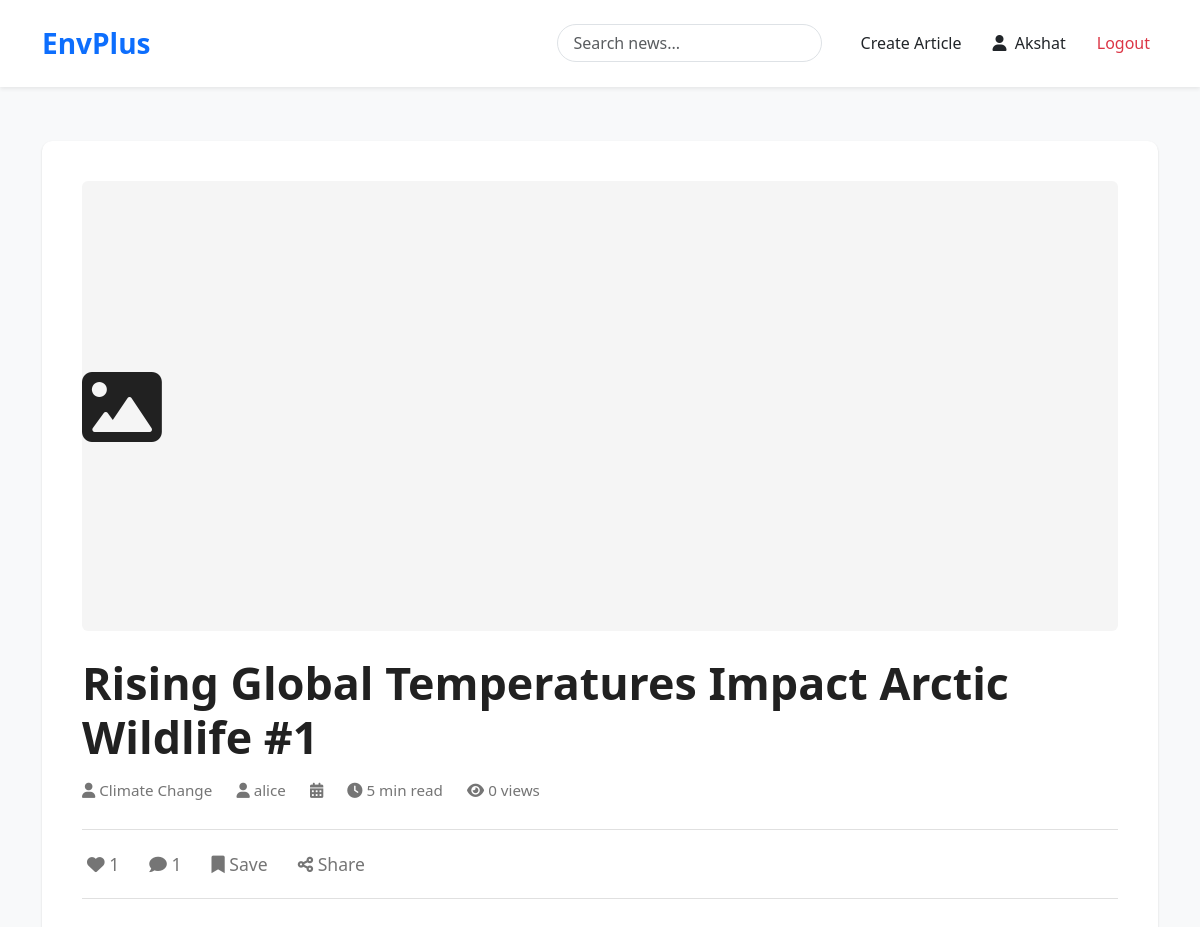
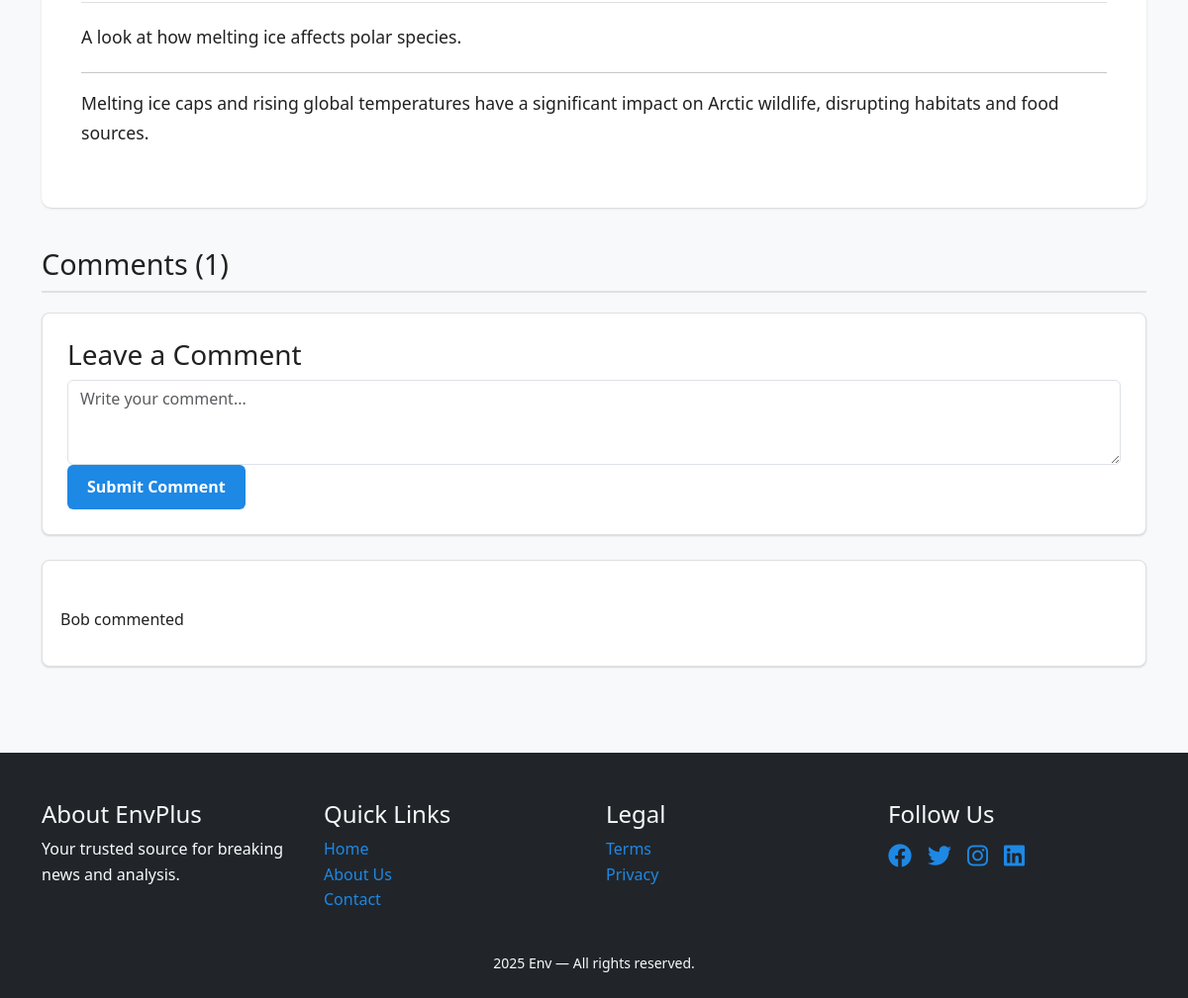
/news/article/14/ (signed in), run on the app's committed database (2 pictures, top to bottom).
### newsfeed/models.py (models this page shows, shortened)
class User(AbstractUser):
    SECURITY_QUESTIONS = [
        ("pet", "What is your first pet's name?"),
        ("school", "What was your high school name?"),
        ("city", "In what city were you born?"),
        ("nickname", "What was your childhood nickname?"),
    ]
    bio = models.TextField(max_length=500, blank=True)
    is_admin = models.BooleanField(default=False)
    is_author = models.BooleanField(default=False)
    member_since = models.DateTimeField(auto_now_add=True)
    last_login_count = models.IntegerField(default=0)
    security_question = models.CharField(max_length=100, choices=SECURITY_QUESTIONS, null=True, blank=True)
    security_answer_hash = models.CharField(max_length=255, null=True, blank=True)
    def can_manage_articles(self):
        return self.is_admin or self.is_staff or self.is_author

class TimestampedModel(models.Model):
    created_at = models.DateTimeField(auto_now_add=True, null=False)
    updated_at = models.DateTimeField(auto_now=True, null=False)
    class Meta:
        abstract = True

class Article(TimestampedModel):
    title = models.CharField(max_length=200)
    description = models.TextField()
    content = models.TextField()
    author = models.ForeignKey(User, on_delete=models.CASCADE, related_name='articles')
    category = models.ForeignKey(Category, on_delete=models.SET_NULL, null=True, related_name='articles')
    image = models.ImageField(upload_to='articles/', null=True, blank=True)
    read_time = models.IntegerField()
    views = models.IntegerField(default=0)
    is_published = models.BooleanField(default=True)
    def total_likes(self):
        return self.likes.count()
    def total_comments(self):
        return self.comments.count()

class Category(TimestampedModel):
    name = models.CharField(max_length=100, unique=True)
    description = models.TextField(blank=True)

class Comment(TimestampedModel):
    user = models.ForeignKey(User, on_delete=models.CASCADE, related_name='comments')
    article = models.ForeignKey(Article, on_delete=models.CASCADE, related_name='comments')
    content = models.TextField()
    class Meta:
        ordering = ['-created_at']

### newsfeed/views.py (the view)
# urls.py: path('article/<int:article_id>/', views.IndividualArticleDetailView.as_view(), name='article_detail'),
class IndividualArticleDetailView(APIView):
    def get(self, request, article_id):
        try:
            article= Article.objects.get(id=article_id)
            response={
                'article_detail':ArticleSerializer(article).data
            }
            if request.user.is_authenticated:
                user_liked_article=Like.objects.filter(article__id=article_id)
                user_commented_article=Comment.objects.filter(article__id=article_id)
                response["article_like_detail"]=LikeSerializer(user_liked_article,many=True).data
                response["article_comment_detail"]=CommentSerializer(user_commented_article,many=True).data
            if request.user == article.author:
                print("YYYYYYYYYYYYYYYYY")
                response["edit_permission"]=True
            print("Resppnse is ::", response)
            return render(request, 'newsfeed/articledetail.html', response)
        except Article.DoesNotExist:
            return redirect('home')

### newsfeed/serializers.py (called while the page is built)
    def get_like_count(self, obj):
        return obj.total_likes()

    def get_comment_count(self, obj):
        return obj.total_comments()

### newsfeed/templates/newsfeed/articledetail.html (shortened to what this page needs)
{% extends 'newsfeed/base.html' %}
{% load static %}
{% block content %}
<div class="article-detail-page">
    <article class="full-article">
        {% if article_detail.image %}
            <img src="{{ article_detail.image }}" alt="{{ article_detail.title }}" class="article-hero-image">
        {% else %}
            <div class="placeholder-hero-image"><i class="fas fa-image"></i></div>
        {% endif %}
        <h1 class="article-title">{{ article_detail.title }}</h1>
        <div class="article-meta">
            <span class="author"><i class="fas fa-user"></i> {{ article_detail.category_name }}</span>
            <span class="author"><i class="fas fa-user"></i> {{ article_detail.authorName}}</span>
            <span class="date"><i class="fas fa-calendar-alt"></i> {{ article_detail.created_at|date:"M d, Y" }}</span>
            <span class="read-time"><i class="fas fa-clock"></i> {{ article_detail.read_time }} min read</span>
            <span class="views"><i class="fas fa-eye"></i> {{ article_detail.views }} views</span>
        </div>
        <div class="article-actions-detail">
            <form action="{% url 'like_article' article_detail.id %}" method="post" style="display:inline;">
                <button type="submit" class="action-button {% if is_liked %}liked{% endif %}">
                    <i class="fas fa-heart"></i> {{ article_detail.like_count }}
                </button>
            </form>
            <a href="#comments" class="action-button">
                <i class="fas fa-comment"></i> {{ article_detail.comment_count }}
            </a>
            <form action="{% url 'save_article' article_detail.id %}" method="post" style="display:inline;">
                <button type="submit" class="action-button {% if is_saved %}saved{% endif %}">
                    <i class="fas fa-bookmark"></i> {% if is_saved %}Unsave{% else %}Save{% endif %}
                </button>
            </form>
            <button class="action-button"><i class="fas fa-share-alt"></i> Share</button>
        </div>
        <div class="article-content">
            <p class="description">{{ article_detail.description }}</p>
            <hr>
            {{ article_detail.content|linebreaks }}
        </div>
    </article>
    <section id="comments" class="comments-section">
        <h2>Comments ({{ article_detail.comment_count }})</h2>
        {% if user.is_authenticated %}
            <div class="comment-form-container">
                <h3>Leave a Comment</h3>
                <form action="{% url 'comment_article' article_detail.id %}" method="post" class="comment-form">
                    <div class="form-group">
                        <textarea name="content" class="form-control" rows="3" placeholder="Write your comment..." required></textarea>
                    </div>
                    <button type="submit" class="button primary">Submit Comment</button>
                </form>
            </div>
        {% else %}
            <p>Please <a href="{% url 'login' %}">log in</a> to leave a comment.</p>
        {% endif %}
        <div class="comment-list">
            {% for comment in article_comment_detail %}
                <div class="comment-item">
                    <div class="comment-meta">
                    </div>
                    <p>{{ comment.content }}</p>
                </div>
            {% empty %}
                <p>No comments yet.</p>
            {% endfor %}
        </div>
    </section>
</div>
{% endblock %}

### newsfeed/templates/newsfeed/base.html (shortened to what this page needs)
<!DOCTYPE html>
<html lang="en">
<head>
    {% load static %}
    <link href="https://cdn.jsdelivr.net/npm/bootstrap@5.3.2/dist/css/bootstrap.min.css" rel="stylesheet">
    <link rel="stylesheet" href="https://cdnjs.cloudflare.com/ajax/libs/font-awesome/6.0.0-beta3/css/all.min.css">
    <link rel="stylesheet" href="{% static 'style.css' %}">
</head>
<body class="bg-light">
    <nav class="navbar navbar-expand-lg navbar-light bg-white shadow-sm py-3">
        <div class="container">
            <a class="navbar-brand fw-bold fs-3 text-primary" href="{% url 'home' %}">EnvPlus</a>
            <div class="collapse navbar-collapse" id="navMenu">
                <form class="d-flex ms-auto me-3" method="GET" action="{% url 'search_news' %}">
                    <input name="query" class="form-control rounded-pill px-3" type="search" placeholder="Search news...">
                </form>
                <ul class="navbar-nav mb-2 mb-lg-0">
                    {% if user.is_authenticated %}
                        {% if user.can_manage_articles %}
                            <li class="nav-item ">
                                <a class="nav-link text-dark" href="{% url 'create_article' %}">Create Article</a>
                            </li>
                        {% endif %}
                        <li class="nav-item">
                            <a class="nav-link text-dark" href="{% url 'profile' %}">
                                <i class="fas fa-user me-1"></i> {{ user.username }}
                            </a>
                        </li>
                        <li class="nav-item">
                            <a class="nav-link text-danger" href="{% url 'logout' %}">Logout</a>
                        </li>
                    {% else %}
                        <li class="nav-item"><a class="nav-link" href="{% url 'login' %}">Login</a></li>
                        <li class="nav-item"><a class="nav-link" href="{% url 'signup' %}">Sign Up</a></li>
                    {% endif %}
                </ul>
            </div>
        </div>
    </nav>
    <main class="container py-4">
        {% block content %}{% endblock %}
    </main>
    <footer class="bg-dark text-light pt-5 pb-4 mt-5">
        <div class="container">
            <div class="row gy-4">
                <div class="col-md-3">
                    <h4>About EnvPlus</h4>
                    <p>Your trusted source for breaking news and analysis.</p>
                </div>
                <div class="col-md-3">
                    <h4>Quick Links</h4>
                    <ul class="list-unstyled">
                        <li><a class="footer-link" href="#">Home</a></li>
                        <li><a class="footer-link" href="https://www.uwindsor.ca" target="_blank" >About Us</a></li>
                        <li><a class="footer-link" href="https://www.uwindsor.ca" target="_blank" >Contact</a></li>
                    </ul>
                </div>
                <div class="col-md-3">
                    <h4>Legal</h4>
                    <ul class="list-unstyled">
                        <li><a class="footer-link" href="https://www.uwindsor.ca" target="_blank" >Terms</a></li>
                        <li><a class="footer-link" href="https://www.uwindsor.ca" target="_blank" >Privacy</a></li>
                    </ul>
                </div>
                <div class="col-md-3">
                    <h4>Follow Us</h4>
                    <div class="d-flex gap-3 fs-4">
                        <a class="footer-link" href="#"><i class="fab fa-facebook"></i></a>
                        <a class="footer-link" href="#"><i class="fab fa-twitter"></i></a>
                        <a class="footer-link" href="#"><i class="fab fa-instagram"></i></a>
                        <a class="footer-link" href="#"><i class="fab fa-linkedin"></i></a>
                    </div>
                </div>
            </div>
            <div class="text-center mt-4 small">
                2025 Env — All rights reserved.
            </div>
        </div>
    </footer>
</body>
</html>

### newsfeed/static/style.css (style rules this page uses)
html, body { height: 100%; width: 100%; margin: 0; padding: 0; }
:root { --primary-color: #1E88E5; --primary-dark: #1565C0; --secondary-color: #757575; --success-color: #43A047; --danger-color: #E53935; --background-light: #F5F5F5; --text-color: #212121; --card-bg: #ffffff; --border-color: #E0E0E0; --box-shadow-subtle: 0 1px 3px rgba(0, 0, 0, 0.05), 0 1px 2px rgba(0, 0, 0, 0.1); }
* { box-sizing: border-box; margin: 0; padding: 0; }
body { font-family: 'Segoe UI', Tahoma, Geneva, Verdana, sans-serif; line-height: 1.6; color: var(--text-color); background-color: var(--background-light); }
a { color: var(--primary-color); text-decoration: none; transition: color 0.2s; }
.button { padding: 10px 20px; border: none; cursor: pointer; border-radius: 6px; transition: background-color 0.2s, box-shadow 0.2s; font-weight: 600; }
.button.primary { background-color: var(--primary-color); color: white; }
.navbar { box-shadow: 0 2px 8px rgba(0, 0, 0, 0.08); }
.navbar-brand { font-size: 1.8em; font-weight: bold; }
.navbar-nav a { color: white; margin-left: 15px; font-size: 1.0em; padding: 5px 0; }
.action-button { background: none; border: none; color: var(--secondary-color); cursor: pointer; font-size: 1.1em; padding: 5px; transition: color 0.2s; }
.article-detail-page { margin-top: 30px; }
.full-article { background-color: var(--card-bg); padding: 40px; border-radius: 10px; box-shadow: var(--box-shadow-subtle); margin-bottom: 30px; }
.article-hero-image, .placeholder-hero-image { width: 100%; max-height: 450px; object-fit: cover; margin-bottom: 25px; border-radius: 6px; }
.placeholder-hero-image { line-height: 450px; font-size: 5em; background-color: var(--background-light); }
.article-title { font-size: 2.8em; margin-bottom: 15px; font-weight: 700; }
.article-meta { margin-bottom: 25px; }
.article-meta span { margin-right: 20px; color: var(--secondary-color); font-size: 0.95em; }
.article-content { margin-top: 30px; padding-top: 20px; border-top: 1px solid var(--border-color); }
.article-content p { margin-bottom: 20px; font-size: 1.1em; line-height: 1.7; }
.article-actions-detail { margin: 20px 0; padding: 15px 0; border-top: 1px solid var(--border-color); border-bottom: 1px solid var(--border-color); display: flex; gap: 20px; }
.comments-section { margin-top: 40px; }
.comments-section h2 { margin-bottom: 20px; font-size: 1.8em; border-bottom: 2px solid var(--border-color); padding-bottom: 10px; }
.comment-form-container { background-color: var(--card-bg); padding: 25px; border-radius: 8px; box-shadow: var(--box-shadow-subtle); margin-bottom: 25px; border: 1px solid var(--border-color); }
.comment-list { border-top: none; padding-top: 0; }
.comment-item { padding: 18px; border: 1px solid var(--border-color); border-radius: 8px; margin-bottom: 15px; background-color: var(--card-bg); box-shadow: var(--box-shadow-subtle); }
.comment-meta { font-size: 0.9em; margin-bottom: 5px; font-weight: 600; color: var(--text-color); }

### data on the page
User: username "Akshat"
Article: title "Rising Global Temperatures Impact Arctic Wildlife #1", description "A look at how melting ice affects polar species.", content "Melting ice caps and rising global temperatures have a significant impact on Arctic wildlife, disrupting habitats and food sources."
Category: category_name "Climate Change"
User: authorName "alice"
Comment: content "Bob commented"

### other printed values
{{ article_detail.read_time }} "5"
{{ article_detail.views }} "0"
{{ article_detail.like_count }} "1"
{{ article_detail.comment_count }} "1"
